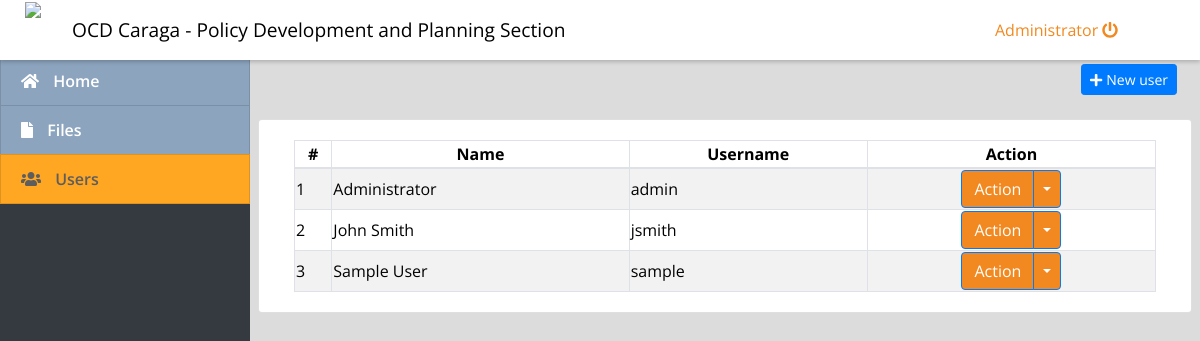
Page /index.php?page=users (signed in) on the earlier database version.
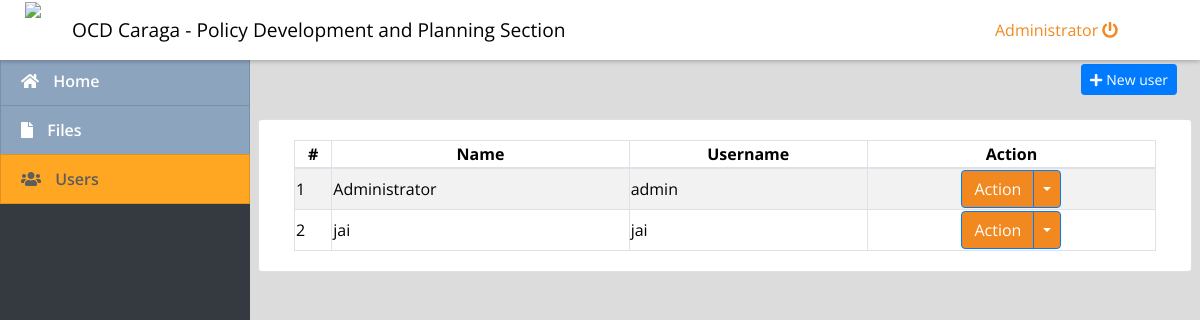
Same page on the later database version.
### tables this page shows
CREATE TABLE `users` (
  `id` int(30) NOT NULL,
  `name` varchar(200) NOT NULL,
  `username` varchar(100) NOT NULL,
  `password` varchar(200) NOT NULL,
  `type` tinyint(1) NOT NULL DEFAULT 2 COMMENT '1+admin , 2 = users'
);

### users.php (the view, shortened to what this page needs)
<link rel="stylesheet" href="styles.css">
<div class="container-fluid">
	<div class="row">
	<div class="col-lg-12">
			<button class="btn btn-primary float-right btn-sm" id="new_user"><i class="fa fa-plus"></i> New user</button>
	</div>
	</div>
	<br>
	<div class="row">
		<div class="card col-lg-12">
			<div class="card-body">
				<table class="table-striped table-bordered col-md-12">
			<thead>
				<tr>
					<th class="text-center">#</th>
					<th class="text-center">Name</th>
					<th class="text-center">Username</th>
					<th class="text-center">Action</th>
				</tr>
			</thead>
			<tbody>
				<?php
 					include 'db_connect.php';
 					$users = $conn->query("SELECT * FROM users order by name asc");
 					$i = 1;
 					while($row= $users->fetch_assoc()):
				 ?>
				 <tr>
				 	<td>
				 		<?php echo $i++ ?>
				 	</td>
				 	<td>
				 		<?php echo $row['name'] ?>
				 	</td>
				 	<td>
				 		<?php echo $row['username'] ?>
				 	</td>
				 	<td>
				 		<center>
						 <div class="btn-group custom-action-btn">
    <button type="button" class="btn btn-primary custom-action-btn-main">Action</button>
    <button type="button" class="btn btn-primary dropdown-toggle dropdown-toggle-split custom-action-btn-toggle" data-toggle="dropdown" aria-haspopup="true" aria-expanded="false">
    </button>
</div>
								</center>
				 	</td>
				 </tr>
				<?php endwhile; ?>
			</tbody>
		</table>
			</div>
		</div>
	</div>
</div>

Differences in the rows shown:
removed users: name "John Smith", username "jsmith"
removed users: name "Sample User", username "sample"
added users: name "jai", username "jai"
